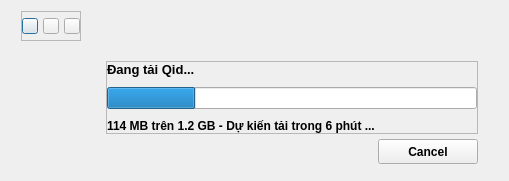
<?xml version="1.0" encoding="UTF-8"?>
<ui version="4.0">
 <class>Dialog</class>
 <widget class="QDialog" name="Dialog">
  <property name="geometry">
   <rect>
    <x>0</x>
    <y>0</y>
    <width>509</width>
    <height>181</height>
   </rect>
  </property>
  <property name="windowTitle">
   <string>QDowload</string>
  </property>
  <property name="windowIcon">
   <iconset resource="../../../files.qrc">
    <normaloff>:/images/icon/images/dowload.png</normaloff>:/images/icon/images/dowload.png</iconset>
  </property>
  <property name="toolTip">
   <string>QDowload</string>
  </property>
  <layout class="QHBoxLayout" name="horizontalLayout">
   <item>
    <widget class="QFrame" name="frame_main_download">
     <property name="styleSheet">
      <string notr="true"/>
     </property>
     <property name="frameShape">
      <enum>QFrame::NoFrame</enum>
     </property>
     <property name="frameShadow">
      <enum>QFrame::Raised</enum>
     </property>
     <layout class="QVBoxLayout" name="verticalLayout">
      <property name="spacing">
       <number>0</number>
      </property>
      <property name="leftMargin">
       <number>0</number>
      </property>
      <property name="topMargin">
       <number>0</number>
      </property>
      <property name="rightMargin">
       <number>0</number>
      </property>
      <property name="bottomMargin">
       <number>0</number>
      </property>
      <item>
       <widget class="QFrame" name="frame_titlebar">
        <property name="minimumSize">
         <size>
          <width>0</width>
          <height>30</height>
         </size>
        </property>
        <property name="maximumSize">
         <size>
          <width>16777215</width>
          <height>30</height>
         </size>
        </property>
        <property name="frameShape">
         <enum>QFrame::NoFrame</enum>
        </property>
        <property name="frameShadow">
         <enum>QFrame::Plain</enum>
        </property>
        <layout class="QHBoxLayout" name="horizontalLayout_2">
         <property name="leftMargin">
          <number>10</number>
         </property>
         <property name="topMargin">
          <number>0</number>
         </property>
         <property name="rightMargin">
          <number>0</number>
         </property>
         <property name="bottomMargin">
          <number>0</number>
         </property>
         <item alignment="Qt::AlignLeft">
          <widget class="QFrame" name="frame">
           <property name="frameShape">
            <enum>QFrame::StyledPanel</enum>
           </property>
           <property name="frameShadow">
            <enum>QFrame::Raised</enum>
           </property>
           <layout class="QHBoxLayout" name="horizontalLayout_4">
            <property name="spacing">
             <number>0</number>
            </property>
            <property name="leftMargin">
             <number>0</number>
            </property>
            <property name="topMargin">
             <number>0</number>
            </property>
            <property name="rightMargin">
             <number>0</number>
            </property>
            <property name="bottomMargin">
             <number>0</number>
            </property>
            <item>
             <widget class="QFrame" name="frame_title_btn">
              <property name="frameShape">
               <enum>QFrame::NoFrame</enum>
              </property>
              <property name="frameShadow">
               <enum>QFrame::Plain</enum>
              </property>
              <layout class="QHBoxLayout" name="horizontalLayout_3">
               <property name="spacing">
                <number>5</number>
               </property>
               <property name="leftMargin">
                <number>0</number>
               </property>
               <property name="topMargin">
                <number>0</number>
               </property>
               <property name="rightMargin">
                <number>0</number>
               </property>
               <property name="bottomMargin">
                <number>0</number>
               </property>
               <item>
                <widget class="QPushButton" name="pushButton_close">
                 <property name="minimumSize">
                  <size>
                   <width>16</width>
                   <height>16</height>
                  </size>
                 </property>
                 <property name="maximumSize">
                  <size>
                   <width>16</width>
                   <height>16</height>
                  </size>
                 </property>
                 <property name="toolTip">
                  <string>&lt;html&gt;&lt;head/&gt;&lt;body&gt;&lt;p&gt;Close&lt;/p&gt;&lt;/body&gt;&lt;/html&gt;</string>
                 </property>
                 <property name="text">
                  <string/>
                 </property>
                </widget>
               </item>
               <item>
                <widget class="QPushButton" name="pushButton_hide">
                 <property name="minimumSize">
                  <size>
                   <width>16</width>
                   <height>16</height>
                  </size>
                 </property>
                 <property name="maximumSize">
                  <size>
                   <width>16</width>
                   <height>16</height>
                  </size>
                 </property>
                 <property name="toolTip">
                  <string>minimumsize</string>
                 </property>
                 <property name="text">
                  <string/>
                 </property>
                </widget>
               </item>
               <item>
                <widget class="QPushButton" name="pushButton_maximum">
                 <property name="minimumSize">
                  <size>
                   <width>16</width>
                   <height>16</height>
                  </size>
                 </property>
                 <property name="maximumSize">
                  <size>
                   <width>16</width>
                   <height>16</height>
                  </size>
                 </property>
                 <property name="toolTip">
                  <string>maximumsize</string>
                 </property>
                 <property name="text">
                  <string/>
                 </property>
                </widget>
               </item>
              </layout>
             </widget>
            </item>
           </layout>
          </widget>
         </item>
        </layout>
       </widget>
      </item>
      <item>
       <widget class="QFrame" name="frame__center">
        <property name="frameShape">
         <enum>QFrame::NoFrame</enum>
        </property>
        <property name="frameShadow">
         <enum>QFrame::Plain</enum>
        </property>
        <layout class="QHBoxLayout" name="horizontalLayout_5">
         <property name="spacing">
          <number>0</number>
         </property>
         <property name="leftMargin">
          <number>0</number>
         </property>
         <property name="topMargin">
          <number>0</number>
         </property>
         <property name="rightMargin">
          <number>0</number>
         </property>
         <property name="bottomMargin">
          <number>0</number>
         </property>
         <item>
          <widget class="QFrame" name="frame_info">
           <property name="frameShape">
            <enum>QFrame::NoFrame</enum>
           </property>
           <property name="frameShadow">
            <enum>QFrame::Plain</enum>
           </property>
           <layout class="QVBoxLayout" name="verticalLayout_2">
            <property name="spacing">
             <number>0</number>
            </property>
            <property name="leftMargin">
             <number>0</number>
            </property>
            <property name="topMargin">
             <number>0</number>
            </property>
            <property name="rightMargin">
             <number>0</number>
            </property>
            <property name="bottomMargin">
             <number>0</number>
            </property>
            <item>
             <widget class="QFrame" name="frame_process">
              <property name="frameShape">
               <enum>QFrame::NoFrame</enum>
              </property>
              <property name="frameShadow">
               <enum>QFrame::Plain</enum>
              </property>
              <layout class="QHBoxLayout" name="horizontalLayout_6">
               <property name="spacing">
                <number>10</number>
               </property>
               <property name="leftMargin">
                <number>25</number>
               </property>
               <property name="topMargin">
                <number>20</number>
               </property>
               <property name="rightMargin">
                <number>20</number>
               </property>
               <property name="bottomMargin">
                <number>0</number>
               </property>
               <item>
                <widget class="QFrame" name="frame_icon">
                 <property name="minimumSize">
                  <size>
                   <width>60</width>
                   <height>60</height>
                  </size>
                 </property>
                 <property name="maximumSize">
                  <size>
                   <width>60</width>
                   <height>60</height>
                  </size>
                 </property>
                 <property name="styleSheet">
                  <string notr="true"/>
                 </property>
                 <property name="frameShape">
                  <enum>QFrame::NoFrame</enum>
                 </property>
                 <property name="frameShadow">
                  <enum>QFrame::Plain</enum>
                 </property>
                </widget>
               </item>
               <item>
                <widget class="QFrame" name="frame_3">
                 <property name="frameShape">
                  <enum>QFrame::StyledPanel</enum>
                 </property>
                 <property name="frameShadow">
                  <enum>QFrame::Raised</enum>
                 </property>
                 <layout class="QVBoxLayout" name="verticalLayout_4">
                  <property name="spacing">
                   <number>10</number>
                  </property>
                  <property name="leftMargin">
                   <number>0</number>
                  </property>
                  <property name="topMargin">
                   <number>0</number>
                  </property>
                  <property name="rightMargin">
                   <number>0</number>
                  </property>
                  <property name="bottomMargin">
                   <number>0</number>
                  </property>
                  <item>
                   <widget class="QLabel" name="label">
                    <property name="font">
                     <font>
                      <family>Arial</family>
                      <pointsize>10</pointsize>
                      <weight>75</weight>
                      <bold>true</bold>
                     </font>
                    </property>
                    <property name="text">
                     <string>Đang tải Qid...</string>
                    </property>
                   </widget>
                  </item>
                  <item>
                   <widget class="QProgressBar" name="progressBar">
                    <property name="value">
                     <number>24</number>
                    </property>
                    <property name="alignment">
                     <set>Qt::AlignCenter</set>
                    </property>
                    <property name="format">
                     <string/>
                    </property>
                   </widget>
                  </item>
                  <item>
                   <widget class="QLabel" name="label_2">
                    <property name="font">
                     <font>
                      <family>Arial</family>
                      <pointsize>9</pointsize>
                      <weight>75</weight>
                      <bold>true</bold>
                     </font>
                    </property>
                    <property name="text">
                     <string>114 MB trên 1.2 GB - Dự kiến tải trong 6 phút ...</string>
                    </property>
                   </widget>
                  </item>
                 </layout>
                </widget>
               </item>
              </layout>
             </widget>
            </item>
            <item>
             <widget class="QFrame" name="frame_btn_cancel">
              <property name="minimumSize">
               <size>
                <width>0</width>
                <height>30</height>
               </size>
              </property>
              <property name="maximumSize">
               <size>
                <width>16777215</width>
                <height>40</height>
               </size>
              </property>
              <property name="frameShape">
               <enum>QFrame::NoFrame</enum>
              </property>
              <property name="frameShadow">
               <enum>QFrame::Plain</enum>
              </property>
              <layout class="QVBoxLayout" name="verticalLayout_3">
               <property name="spacing">
                <number>0</number>
               </property>
               <property name="leftMargin">
                <number>0</number>
               </property>
               <property name="topMargin">
                <number>5</number>
               </property>
               <property name="rightMargin">
                <number>20</number>
               </property>
               <property name="bottomMargin">
                <number>15</number>
               </property>
               <item alignment="Qt::AlignRight">
                <widget class="QPushButton" name="pushButton_cancel">
                 <property name="minimumSize">
                  <size>
                   <width>100</width>
                   <height>25</height>
                  </size>
                 </property>
                 <property name="maximumSize">
                  <size>
                   <width>100</width>
                   <height>25</height>
                  </size>
                 </property>
                 <property name="font">
                  <font>
                   <family>Arial</family>
                   <weight>75</weight>
                   <bold>true</bold>
                  </font>
                 </property>
                 <property name="text">
                  <string>Cancel</string>
                 </property>
                </widget>
               </item>
              </layout>
             </widget>
            </item>
           </layout>
          </widget>
         </item>
        </layout>
       </widget>
      </item>
     </layout>
    </widget>
   </item>
  </layout>
 </widget>
 <resources>
  <include location="../../../files.qrc"/>
 </resources>
 <connections/>
</ui>
